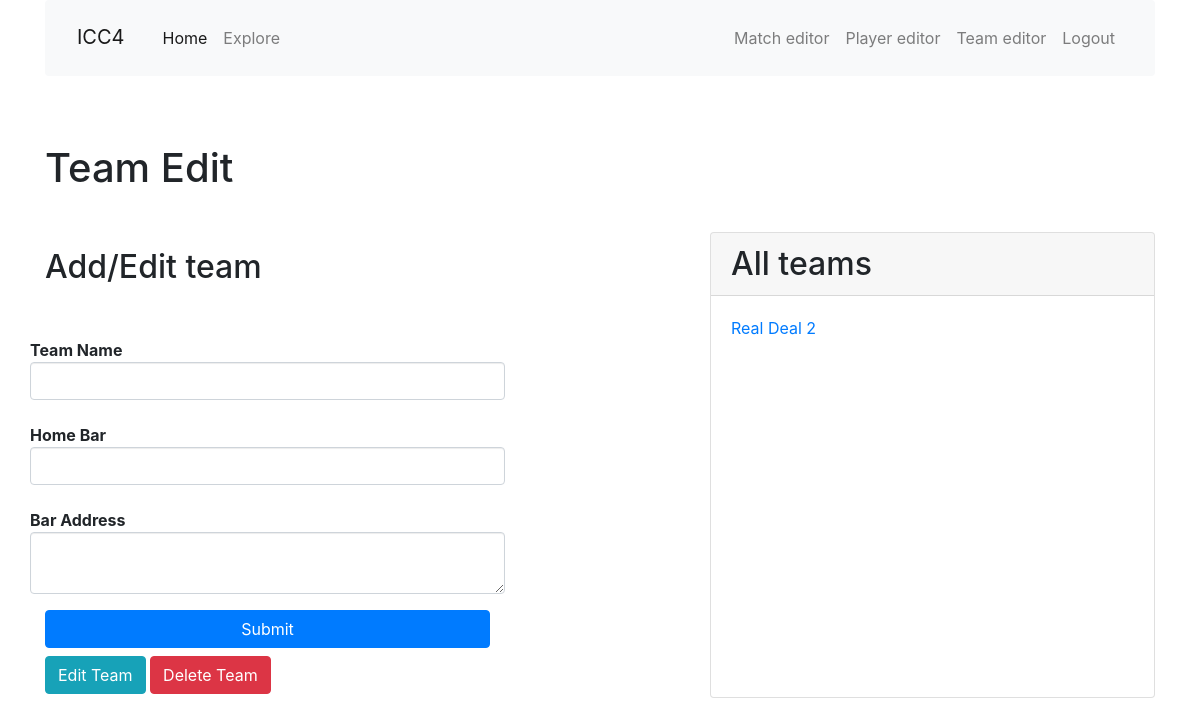
Page /team_edit on the earlier database version.
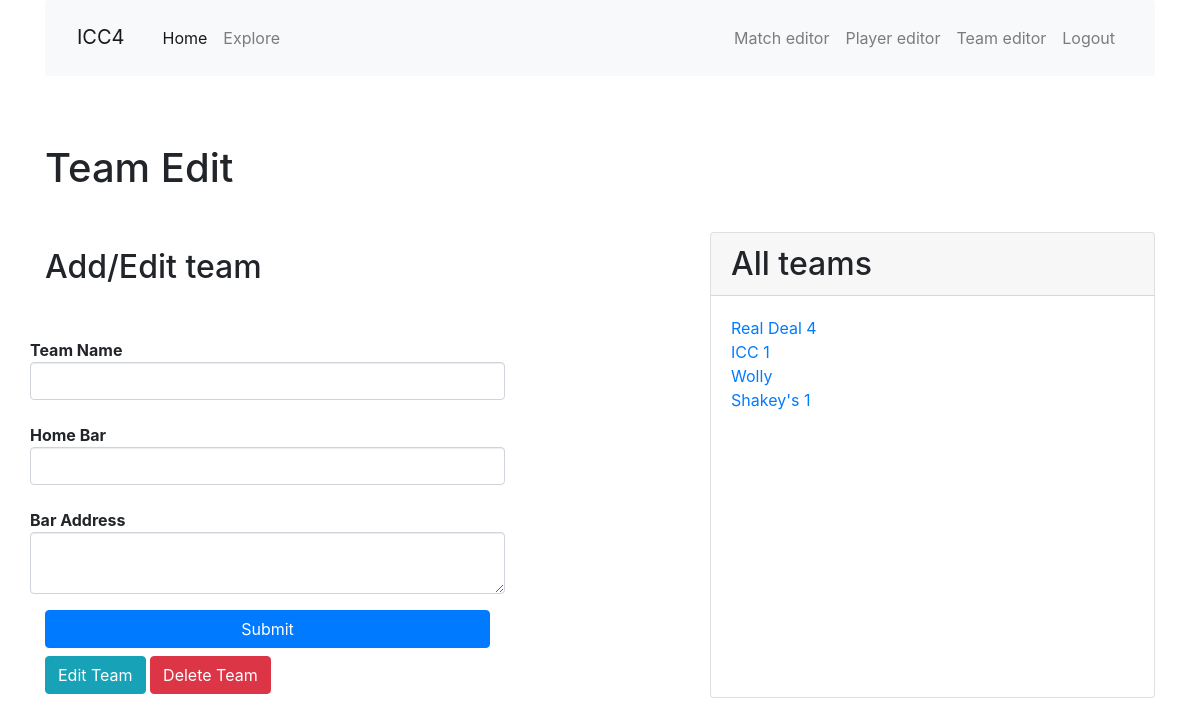
Same page on the later database version.
### app/models.py (models this page shows, shortened)
class Team(db.Model):
    id = db.Column(db.Integer, primary_key=True)
    name = db.Column(db.String(64), index=True, unique=True)
    home_location = db.Column(db.String(64), index=True)
    address = db.Column(db.String(128), index=True)
    matches = db.relationship('Match', back_populates='opponent', lazy='dynamic')

### app/main/routes.py (the view, shortened to what this page needs)
@bp.route('/team_edit',  methods=['GET', 'POST'], defaults={'name': None})
@bp.route('/team_edit/<name>',  methods=['GET', 'POST'])
def team_edit(name):
    team = Team.query.filter_by(name=name).first()
    form = EditTeamForm(obj=team)
    all_teams = Team.query.all()
    if  form.submit_delete.data and team is not None:
        db.session.delete(team)
        db.session.commit()
        flash('Team {} deleted!'.format(team.name), 'danger')
        return redirect(url_for('main.team_edit'))
    return render_template('edit_team.html', title='Team Editor',
        form=form, team=team, all_teams=all_teams)

### app/main/forms.py (shortened to what this page needs)
class EditTeamForm(FlaskForm):
    name = StringField('Team Name', validators=[DataRequired()])
    home_location = StringField('Home Bar', validators=[DataRequired()])
    address = TextAreaField('Bar Address', validators=[Length(min=1, max=140)])
    submit_new = SubmitField('Submit')
    submit_edit = SubmitField('Edit Team')
    submit_delete = SubmitField('Delete Team')
    def __init__(self, *args, **kwargs):
        super().__init__(*args, **kwargs)
        self.original_name = self.name

### app/templates/edit_team.html (shortened to what this page needs)
{% extends "base.html" %}
{% import 'bootstrap/wtf.html' as wtf %}
{% block app_content %}
  <h1>Team Edit</h1>
  <br>
  <div class="row">
    <div class="col-sm-5 mt-4"><h2>Add/Edit team</h2>
      <h4 class="text-center text-muted">{% if team %}{{ team.name }}{% else %}&nbsp;{% endif %}</h4>
      <form class="form form-horizontal" method="post" role="form">
        {{ wtf.form_field(form.name) }}
        {{ wtf.form_field(form.home_location) }}
        {{ wtf.form_field(form.address) }}
        {{ wtf.form_field(form.submit_new, button_map={'submit_new': 'primary my-1 btn-block'}) }}
        {{ wtf.form_field(form.submit_edit, button_map={'submit_edit': 'info my-1 w-40'}) }}
        {{ wtf.form_field(form.submit_delete, button_map={'submit_delete': 'danger my-1 w-40'}) }}
      </form>
    </div>
    <div class="col-sm-2"></div>
    <div class="col-sm-5 mt-2 mx-auto">
      <div class="card h-100">
        <h2 class="card-header">All teams</h2>
        <div class="card-body">
          <ul class="list-unstyled">
          {% for t in all_teams %}
          <li><a href="{{ url_for('main.team_edit', name=t.name) }}">{{ t.name }}</a></li>
          {% endfor %}
          </ul>
        </div>
      </div>
    </div>
  </div>
{% endblock %}

### app/templates/base.html (shortened to what this page needs)
{% extends 'bootstrap/base.html' %}
{% block head %}
{{super()}}
  <link rel="stylesheet" href="https://stackpath.bootstrapcdn.com/bootstrap/4.1.3/css/bootstrap.min.css">
  <link rel="stylesheet" href="{{ url_for('static', filename='css/main.css') }}">
{% endblock %}
{% block navbar %}
<div class="container">
<nav class="navbar navbar-expand-md navbar-light bg-light">
  <a class="navbar-brand mt-2 mr-auto" href="{{ url_for('main.index') }}">ICC4</a>
  <div class="collapse navbar-collapse" id="navbarTogglerDemo02">
    <ul class="navbar-nav mr-auto mt-2 mt-lg-0">
      <li class="nav-item active">
        <a class="nav-link" href="{{ url_for('main.index') }}">Home<span class="sr-only">(current)</span></a>
      </li>
      <li class="nav-item">
        <a class="nav-link" href="">Explore</a>
      </li>
    </ul>
    <ul class="navbar-nav mt-2 mt-lg-0">
    {% if False %}
      <li><a href="">Login</a></li>
    {% else %}
      <li class="nav-item">
        <a class="nav-link" href="{{ url_for('main.match_edit') }}">Match editor</a>
      </li>
      <li class="nav-item">
        <a class="nav-link" href="{{ url_for('main.player_edit') }}">Player editor</a>
      </li>
      <li class="nav-item">
        <a class="nav-link" href="{{ url_for('main.team_edit') }}">Team editor</a>
      </li>
      <li class="nav-item">
        <a class="nav-link" href="">Logout</a>
      </li>
    {% endif %}
    </ul>
  </div>
</nav>
</div>
{% endblock %}
{% block content %}
<div class="container">
    {% block app_content %}{% endblock %}
  </div>
{% endblock %}

### app/static/css/main.css (style rules this page uses)
html { font-size: 100%; }

Differences in the rows shown:
changed Team: name "Real Deal 2" → "Real Deal 4"
added Team: name "ICC 1"
added Team: name "Wolly"
added Team: name "Shakey's 1"
